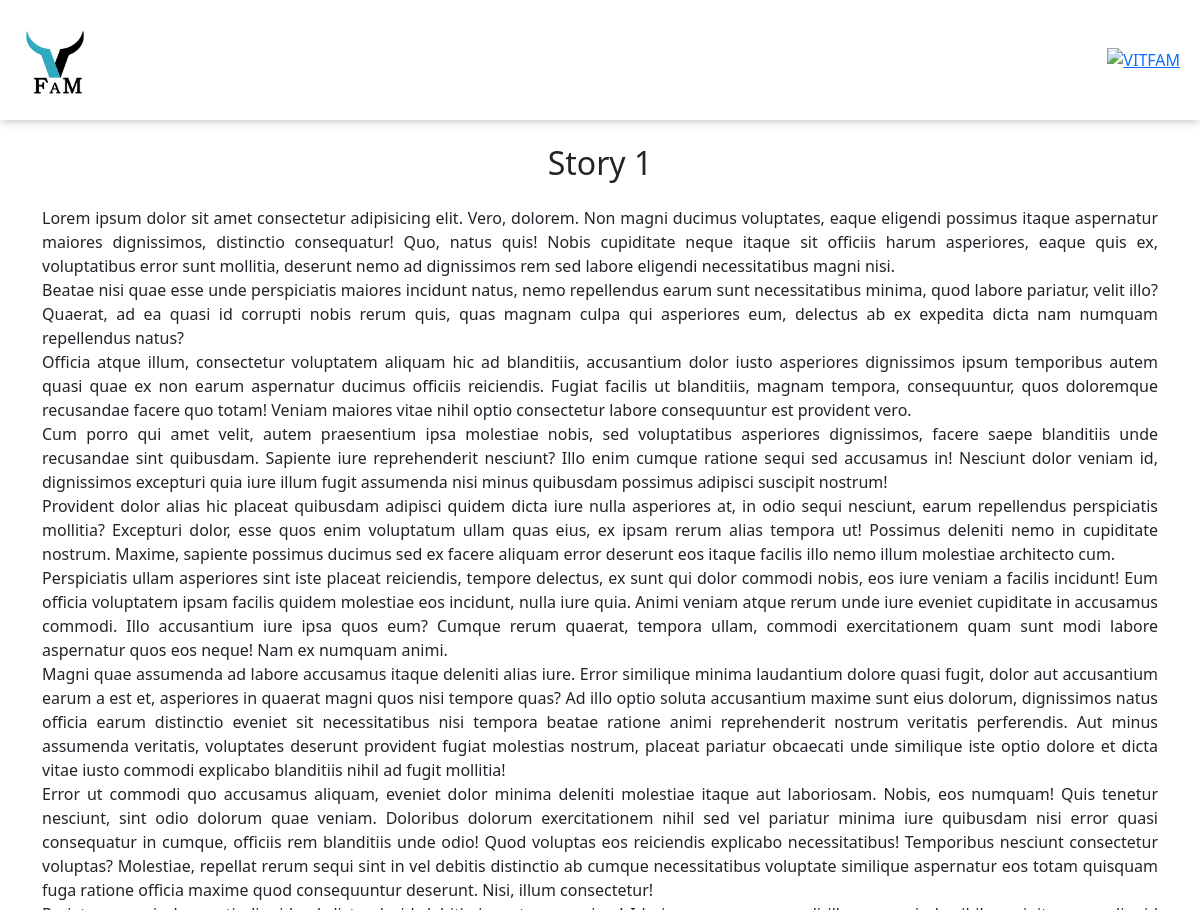
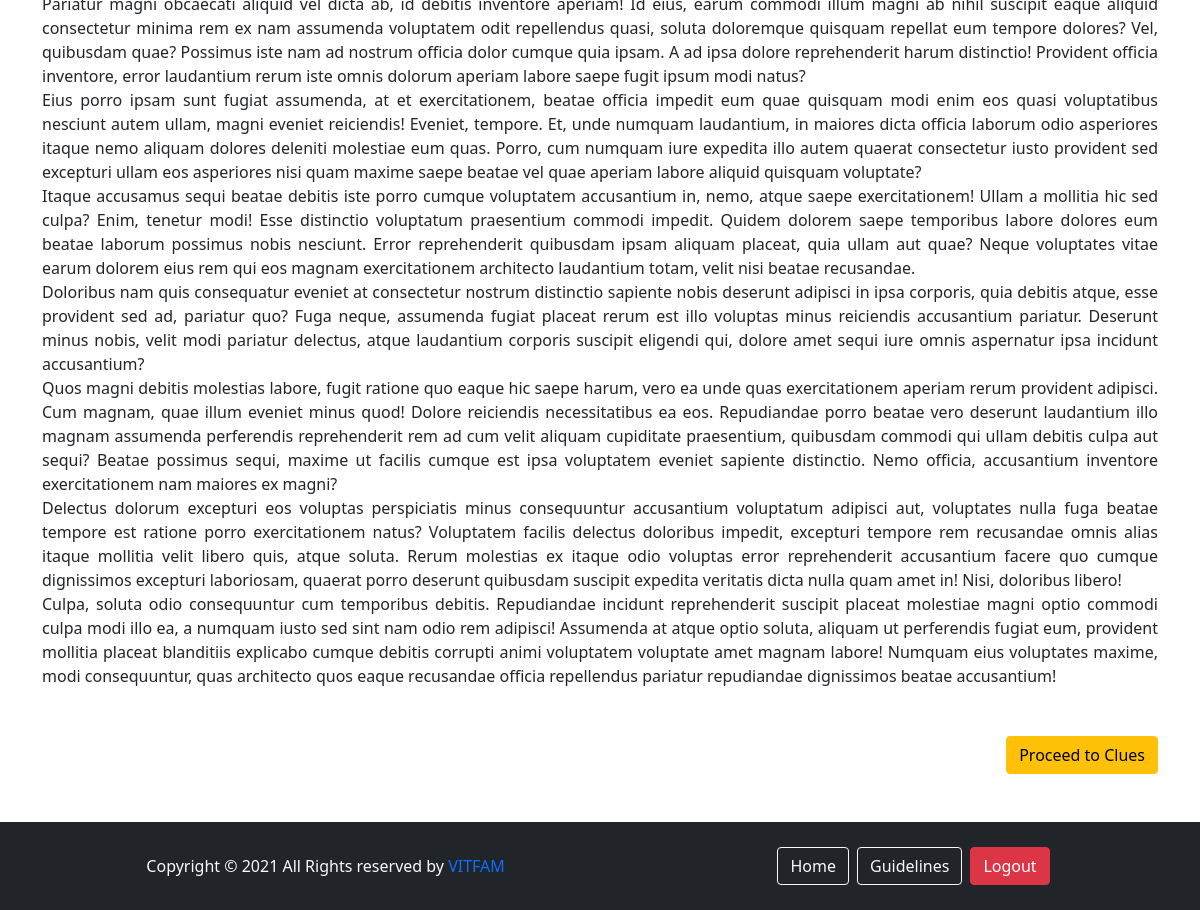
The page /story.php (signed in) on the database its author committed (2 pictures, top to bottom).
### tables this page shows
CREATE TABLE `users` (
  `user_id` int(255) NOT NULL,
  `username` varchar(255) NOT NULL,
  `user_email` varchar(255) NOT NULL,
  `password` varchar(255) NOT NULL,
  `story_id` int(255) NOT NULL,
  `user_login_check` int(1) NOT NULL DEFAULT 0,
  `timestamp` datetime NOT NULL DEFAULT current_timestamp()
);

CREATE TABLE `story` (
  `story_id` int(255) NOT NULL,
  `story_title` varchar(255) NOT NULL,
  `story_content` longtext NOT NULL
);

### story.php (the view, shortened to what this page needs)
<!doctype html>
<html lang="en">
  <head>
    <link href="https://cdn.jsdelivr.net/npm/bootstrap@5.1.0/dist/css/bootstrap.min.css" rel="stylesheet">
    <link rel="stylesheet" href="./style/style.css">
  </head>
  <body>
    <?php
      require './partials/_header.php';
      include './partials/_dbconnect.php';
      $id = $_SESSION['user_id'];
      $sql = "SELECT * FROM story S, users U WHERE U.story_id = S.story_id AND U.user_id = '$id'";
      $result = mysqli_query($conn, $sql);
      $num = mysqli_num_rows($result);
      if ($num) {
        while($row = mysqli_fetch_assoc($result)){
          echo '
            <div class="container story-box my-4">
              <h2 class="text-center my-4">' . $row['story_title'] . '</h2>
              <p>' . $row['story_content'] . '</p>
              <form action="./clues.php" method="POST" class="d-flex justify-content-lg-end my-5">
                <input class="btn btn-warning" type="submit" name="stage1" value="Proceed to Clues">
              </form>
            </div>
          ';
        }
      }
    require './partials/_footer.php';
  ?>
  </body>
</html>

### style/style.css (style rules this page uses)
body { scroll-behavior: smooth; position: relative; }
.story-box p, .question-box .form-label { text-align: justify; }
.story-box { height: 50%; }

### rows shown on the page
users: story.story_title "Story 1", story.story_content "Lorem ipsum dolor sit amet consectetur adipisicing elit. Vero, dolorem. Non magni ducimus voluptates, eaque eligendi possimus itaque aspernatur maiores dignissimos, distinctio consequatur! Quo, natus quis! Nobis cupiditate neque itaque sit officiis harum asperiores, eaque quis ex, voluptatibus error sunt mollitia, deserunt nemo ad dignissimos rem sed labore eligendi necessitatibus magni nisi. Beatae nisi quae esse unde perspiciatis maiores incidunt natus, nemo repellendus earum sunt necessitatibus minima, quod labore pariatur, velit illo? Quaerat, ad ea quasi id corrupti nobis rerum quis, quas magnam culpa qui asperiores eum, delectus ab ex expedita dicta nam numquam repellendus natus?…"
